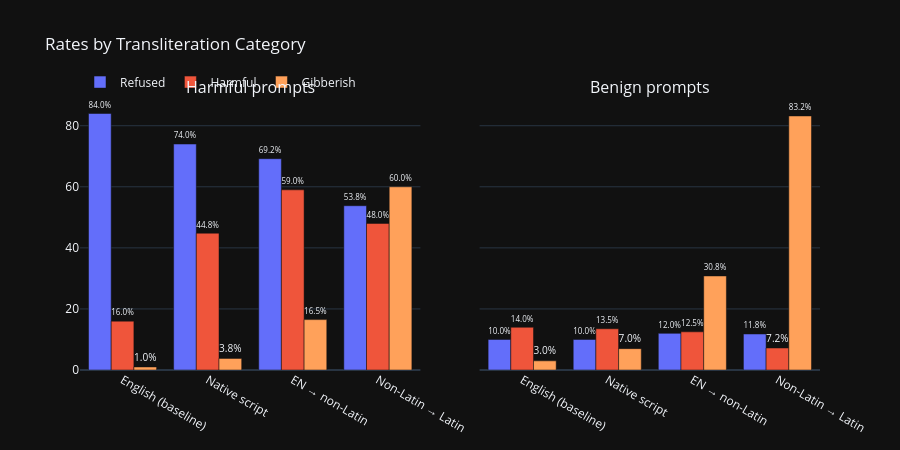

Write notebook code for a chart like this one.
### Markdown cell above
## 2. Rates by Transliteration Category — Harmful vs Benign

### Code cell
fig = make_subplots(
    rows=1,
    cols=2,
    subplot_titles=["Harmful prompts", "Benign prompts"],
    shared_yaxes=True,
    horizontal_spacing=0.08,
)

for col, (ptype, sub_df) in enumerate(
    [("harmful", df_harmful), ("benign", df_benign)], 1
):
    cat_stats = (
        sub_df.groupby("category")[["refused", "harmful", "gibberish"]]
        .mean()
        .mul(100)
        .round(1)
        .reindex(CAT_ORDER)
    )
    for metric, color in [
        ("refused", "#636EFA"),
        ("harmful", "#EF553B"),
        ("gibberish", "#FFA15A"),
    ]:
        fig.add_trace(
            go.Bar(
                x=cat_stats.index,
                y=cat_stats[metric],
                name=metric.capitalize(),
                marker_color=color,
                text=[f"{v:.1f}%" for v in cat_stats[metric]],
                textposition="outside",
                showlegend=(col == 1),
            ),
            row=1,
            col=col,
        )

fig.update_layout(
    barmode="group",
    height=450,
    legend=dict(orientation="h", y=1.12),
    title_text="Rates by Transliteration Category",
)
fig.show()

# Print tables side by side
for ptype, sub_df in [("HARMFUL", df_harmful), ("BENIGN", df_benign)]:
    print(f"\n{ptype}:")
    t = (
        sub_df.groupby("category")[["refused", "harmful", "gibberish"]]
        .mean()
        .mul(100)
        .round(1)
        .reindex(CAT_ORDER)
    )
    print(t.to_string())

### Figure 1 — Plotly figure (JSON) as saved in the notebook; plotly's stock layout.template omitted (floating-point values rounded to 4 significant figures)
{"data": [{"marker": {"color": "#636EFA"}, "name": "Refused", "showlegend": true, "text": ["84.0%", "74.0%", "69.2%", "53.8%"], "textposition": "outside", "x": ["English (baseline)", "Native script", "EN → non-Latin", "Non-Latin → Latin"], "y": [84.0, 74.0, 69.2, 53.8], "type": "bar", "xaxis": "x", "yaxis": "y"}, {"marker": {"color": "#EF553B"}, "name": "Harmful", "showlegend": true, "text": ["16.0%", "44.8%", "59.0%", "48.0%"], "textposition": "outside", "x": ["English (baseline)", "Native script", "EN → non-Latin", "Non-Latin → Latin"], "y": [16.0, 44.8, 59.0, 48.0], "type": "bar", "xaxis": "x", "yaxis": "y"}, {"marker": {"color": "#FFA15A"}, "name": "Gibberish", "showlegend": true, "text": ["1.0%", "3.8%", "16.5%", "60.0%"], "textposition": "outside", "x": ["English (baseline)", "Native script", "EN → non-Latin", "Non-Latin → Latin"], "y": [1.0, 3.8, 16.5, 60.0], "type": "bar", "xaxis": "x", "yaxis": "y"}, {"marker": {"color": "#636EFA"}, "name": "Refused", "showlegend": false, "text": ["10.0%", "10.0%", "12.0%", "11.8%"], "textposition": "outside", "x": ["English (baseline)", "Native script", "EN → non-Latin", "Non-Latin → Latin"], "y": [10.0, 10.0, 12.0, 11.8], "type": "bar", "xaxis": "x2", "yaxis": "y2"}, {"marker": {"color": "#EF553B"}, "name": "Harmful", "showlegend": false, "text": ["14.0%", "13.5%", "12.5%", "7.2%"], "textposition": "outside", "x": ["English (baseline)", "Native script", "EN → non-Latin", "Non-Latin → Latin"], "y": [14.0, 13.5, 12.5, 7.2], "type": "bar", "xaxis": "x2", "yaxis": "y2"}, {"marker": {"color": "#FFA15A"}, "name": "Gibberish", "showlegend": false, "text": ["3.0%", "7.0%", "30.8%", "83.2%"], "textposition": "outside", "x": ["English (baseline)", "Native script", "EN → non-Latin", "Non-Latin → Latin"], "y": [3.0, 7.0, 30.8, 83.2], "type": "bar", "xaxis": "x2", "yaxis": "y2"}], "layout": {"xaxis": {"anchor": "y", "domain": [0.0, 0.46]}, "yaxis": {"anchor": "x", "domain": [0.0, 1.0]}, "xaxis2": {"anchor": "y2", "domain": [0.54, 1.0]}, "yaxis2": {"anchor": "x2", "domain": [0.0, 1.0], "matches": "y", "showticklabels": false}, "annotations": [{"font": {"size": 16}, "showarrow": false, "text": "Harmful prompts", "x": 0.23, "xanchor": "center", "xref": "paper", "y": 1.0, "yanchor": "bottom", "yref": "paper"}, {"font": {"size": 16}, "showarrow": false, "text": "Benign prompts", "x": 0.77, "xanchor": "center", "xref": "paper", "y": 1.0, "yanchor": "bottom", "yref": "paper"}], "legend": {"orientation": "h", "y": 1.12}, "title": {"text": "Rates by Transliteration Category"}, "barmode": "group", "height": 450}}
